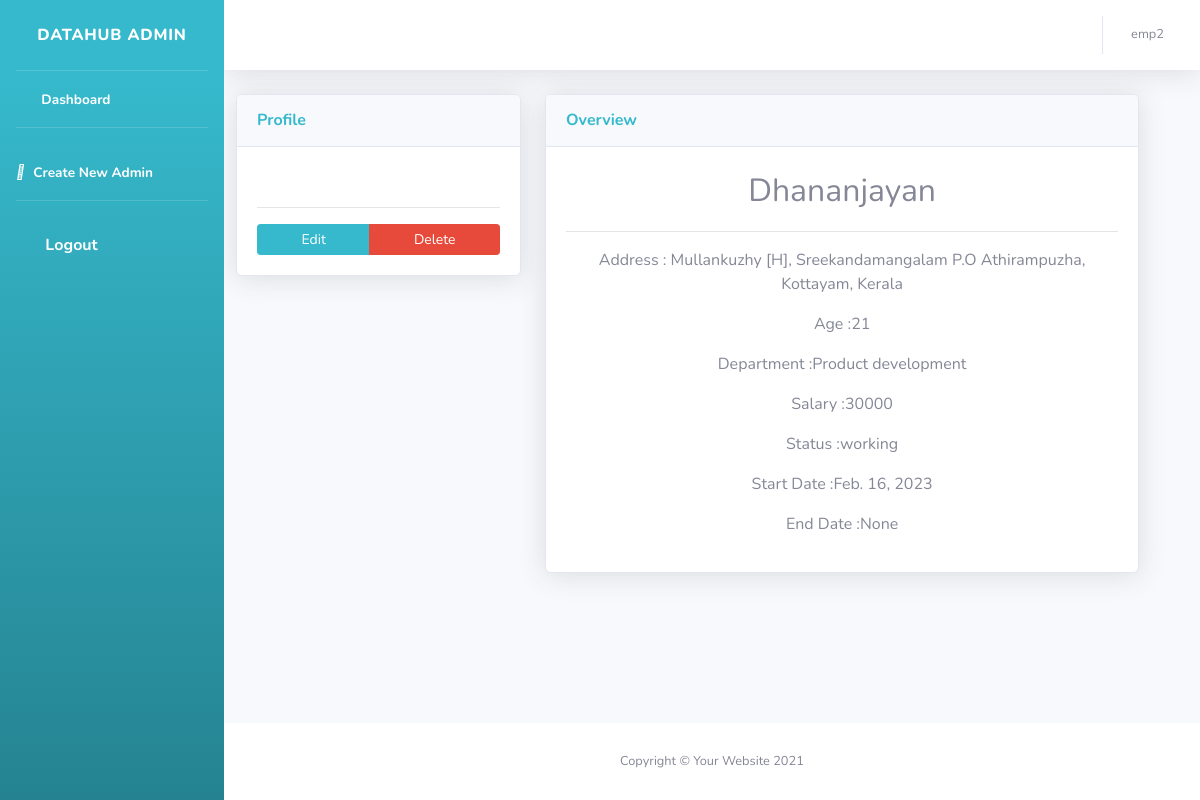
The app's page /emp/4 (signed in) with its own data.
### emp_crud/models.py (models this page shows, shortened)
class Employee(models.Model):
    name = models.CharField(max_length=100)
    address = models.CharField(max_length=200)
    age = models.PositiveIntegerField()
    depts = (
        ('Accounts and Finance', 'Accounts and Finance'),
        ('HR', 'HR'),
        ('Sales and marketing', 'Sales and marketing'),
        ('Infrastructures', 'Infrastructures'),
        ('Research and development', 'Research and development'),
        ('IT services', 'IT services'),
        ('Product development', 'Product development'),
        ('Security and transport', 'Security and transport'),
    )
    department = models.CharField(max_length=200, choices=depts, default=None)
    emp_start_date = models.DateField(null=True, blank=True)
    emp_end_date = models.DateField(null=True, blank=True)
    salary = models.PositiveIntegerField()
    photo = models.ImageField(upload_to='media/images')
    options = (
        ('working', 'working'),
        ('resigned', 'resigned')
    )
    status = models.CharField(max_length=100, choices=options, default='working')

### emp_crud/views.py (the view)
# urls.py: path('emp/<int:pk>', Detail_emp_view.as_view(), name='details'),
@method_decorator(decs, name="dispatch")
class Detail_emp_view(DetailView):
    template_name = 'emp_details.html'
    model = Employee
    context_object_name = 'emp'

### emp_crud/views.py (called while the page is built)
def signin_required(fn):
    def wrapper(request, *args, **kwargs):
        if not request.user.is_authenticated:
            messages.error(request, 'invalid session')
            return redirect("signin")
        else:
            return fn(request, *args, **kwargs)
    return wrapper

### emp_crud/templates/emp_details.html (shortened to what this page needs)
{% extends 'base.html' %}
{% block content %}
<div class="row" style="width: 95%; margin-left: 0; margin-right: 0;">
    <div class="col-xl-4 col-lg-5 ">
        <div class="card shadow mb-4">
            <div class="card-header py-3 d-flex flex-row align-items-center justify-content-between">
                <h6 class="m-0 font-weight-bold text-info">Profile</h6>
            </div>
            <div class="card-body">
                <hr class="sidebar-divider">
                <div class="btn-group" style="width: 100%;" role="group" aria-label="Basic mixed styles example">
                    <a href="{% url 'update' emp.id %}" class="btn btn-info btn-sm ">Edit</a>
                    <a href="{% url 'delete' emp.id %}" class="btn btn-danger btn-sm ">Delete</a>
                </div>
            </div>
        </div>
    </div>
    <div class="col-xl-8 col-lg-7">
        <div class="card shadow mb-4">
            <div class="card-header py-3 d-flex flex-row align-items-center justify-content-between">
                <h6 class="m-0 font-weight-bold text-info">Overview</h6>
            </div>
            <div class="card-body text-center">
                <p style="font-size: xx-large; ">{{emp.name}}</p>
                <hr class="sidebar-divider">
                <p>Address : {{emp.address}}</p>
                <p>Age :{{emp.age}}</p>
                <p>Department :{{emp.department}}</p>
                <p>Salary :{{emp.salary}}</p>
                <p>Status :{{emp.status}}</p>
                <p>Start Date :{{emp.emp_start_date}}</p>
                <p>End Date :{{emp.emp_end_date}}</p>
            </div>
        </div>
    </div>
</div>
{% endblock content %}

### emp_crud/templates/base.html (shortened to what this page needs)
<!DOCTYPE html>
{% load static %}
<html lang="en">
<head>
    <link href="{% static 'vendor/fontawesome-free/css/all.min.css'%}" rel="stylesheet" type="text/css">
    <link href="{% static 'css/sb-admin-2.min.css'%}" rel="stylesheet">
</head>
<body id="page-top">
    <div id="wrapper">
        <ul class="navbar-nav bg-gradient-info sidebar sidebar-dark accordion" id="accordionSidebar">
            <a class="sidebar-brand d-flex align-items-center justify-content-center" href="{% url 'home' %}">
                <div class="sidebar-brand-text mx-3">DataHub Admin</div>
            </a>
            <hr class="sidebar-divider my-0">
            <li class="nav-item active">
                <a class="nav-link" href="{% url 'home' %}">
                    <i class="fas fa-fw fa-tachometer-alt"></i>
                    <span>Dashboard</span></a>
            </li>
            <hr class="sidebar-divider">
            <li class="nav-item active">
                <a class="nav-link" href="{% url 'signup' %}">
                    <i class="fa-sharp fa-solid fa-user"></i>
                    <span>Create New Admin</span></a>
            </li>
            <hr class="sidebar-divider d-none d-md-block">
            <li class="nav-item active">
                <a class="nav-link" href="{% url 'signout' %}">
                    <i class="fas fa-sign-out-alt fa-sm fa-fw mr-2 text-light-400"></i>
                    Logout
                </a>
            </li>
        </ul>
        <div id="content-wrapper" class="d-flex flex-column">
            <div id="content">
                <nav class="navbar navbar-expand navbar-light bg-white topbar mb-4 static-top shadow">
                    <ul class="navbar-nav ml-auto">
                        <li class="nav-item dropdown no-arrow">
                            <a class="nav-link dropdown-toggle" href="#" id="userDropdown" role="button"
                                data-toggle="dropdown" aria-haspopup="true" aria-expanded="false">
                                <span class="mr-2 d-none d-lg-inline text-gray-600 small">{{request.user}}</span>
                            </a>
                        </li>
                    </ul>
                </nav>
                {% block content %}
                {% endblock content %}
            </div>
            <footer class="sticky-footer bg-white">
                <div class="container my-auto">
                    <div class="copyright text-center my-auto">
                        <span>Copyright &copy; Your Website 2021</span>
                    </div>
                </div>
            </footer>
        </div>
    </div>
</body>
</html>

### records on screen
Employee: name "Dhananjayan", address "Mullankuzhy [H], Sreekandamangalam P.O Athirampuzha, Kottayam, Kerala", age "21", department "Product development", salary "30000", status "working", emp_start_date "Feb. 16, 2023", emp_end_date "None"

### other values on screen
{{ request.user }} "emp2"
